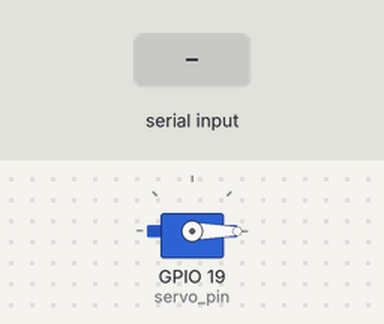
Bench run of a program on a simulated Raspberry Pi (BCM pin numbers). Parts: servo. The inputs (shaded band) are chosen by the test bench. Servo angles are drawn from the pulse width (0.5 ms = 0°, 2.5 ms = 180°); what the program prints to the terminal is not drawn.

Above: at 1.2 s.
1.3 s: "w" typed at the terminal, then Enter
At 2.2 s:
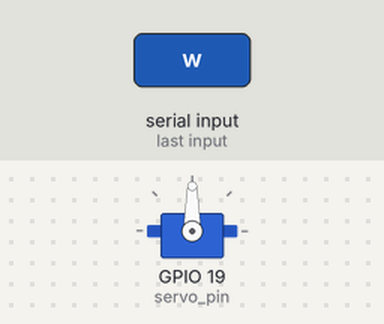
2.8 s: "e" typed at the terminal, then Enter
At 3.3 s:
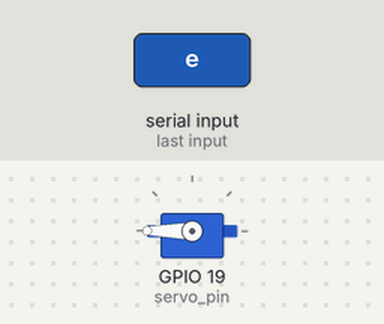
4.3 s: "q" typed at the terminal, then Enter
At 5.7 s:
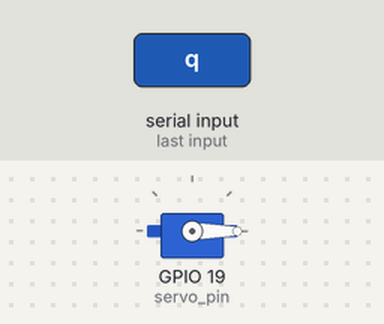
Timing chart, 0 to 7.3 s (numbered marks = the images above; inputs shaded):
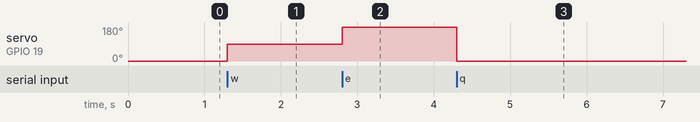

The program:

07_Servo_Input_angle.py
```python
import RPi.GPIO as GPIO
import time

# setup
GPIO.setmode(GPIO.BCM)

# pin setting
servo_pin = 19

GPIO.setup(servo_pin, GPIO.OUT)       #pinmode

servo_pwm = GPIO.PWM(servo_pin, 50)
servo_pwm.start(2.5) # 0도 설정

# global var
degree_0 = 2.5  # 0도일 때
degree_180 = 12.5 # 180도일 때

flag_exit = False

# user func
def servo_angle(servo, degree):
    dutycycle = 2.5 + ((degree_180 - degree_0) * (degree / 180))
    print(degree)
    #dutycycle = 2.5 + (10 * (degree/180))
    servo.ChangeDutyCycle(dutycycle)

try:
    while True:
        inpt = input("입력 :")
        if inpt == 'q':
            servo_angle(servo_pwm, 0)
        elif inpt == 'w':
            servo_angle(servo_pwm, 90)
        elif inpt == 'e':
            servo_angle(servo_pwm, 180)

finally:
    GPIO.cleanup()
    print('finally')
    flag_exit = True
```

Measured:
- after the input at 1.3 s, servo on GPIO 19 (servo_pin): 0° → 90° at once
- after the input at 2.8 s, servo on GPIO 19 (servo_pin): 90° → 180° at once
- after the input at 4.3 s, servo on GPIO 19 (servo_pin): 180° → 0° at once
